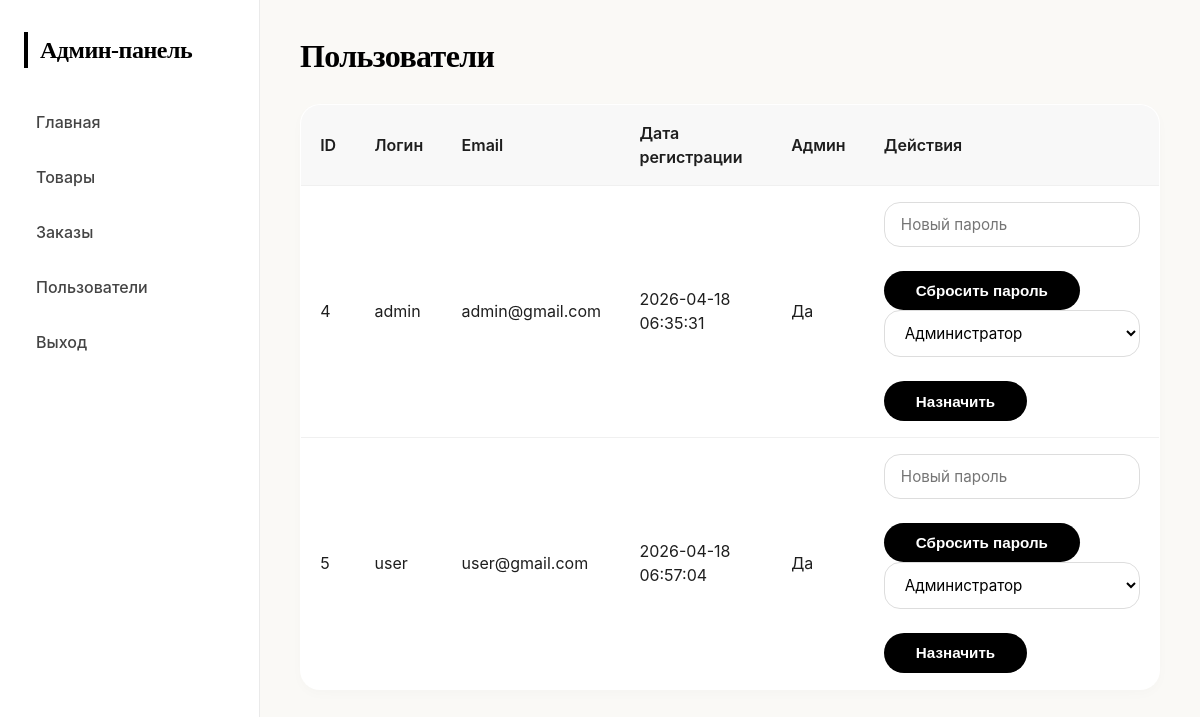
/admin/users.php (signed in), run on the app's committed database.
### tables this page shows
CREATE TABLE `users` (
  `id` int(11) NOT NULL,
  `username` varchar(100) NOT NULL,
  `email` varchar(255) NOT NULL,
  `password` varchar(255) NOT NULL,
  `created_at` timestamp NOT NULL DEFAULT current_timestamp(),
  `is_admin` tinyint(1) NOT NULL DEFAULT 0,
  `phone` varchar(20) DEFAULT NULL,
  `address` text DEFAULT NULL
);

### admin/users.php (the view, shortened to what this page needs)
<?php require_once 'auth_check.php'; ?>
<!DOCTYPE html>
<html>
<head><title>Пользователи</title><link rel="stylesheet" href="css/admin.css"></head>
<body>
<div class="admin-container">
    <div class="sidebar">
        <h2>Админ-панель</h2>
        <ul>
            <li><a href="index.php">Главная</a></li>
            <li><a href="products.php">Товары</a></li>
            <li><a href="orders.php">Заказы</a></li>
            <li><a href="users.php">Пользователи</a></li>
            <li><a href="logout.php">Выход</a></li>
        </ul>
    </div>
    <div class="content">
        <h1>Пользователи</h1>
        <table class="data-table">
            <thead><tr><th>ID</th><th>Логин</th><th>Email</th><th>Дата регистрации</th><th>Админ</th><th>Действия</th></tr></thead>
            <tbody>
            <?php
            $stmt = $pdo->query("SELECT * FROM users ORDER BY id");
            while ($user = $stmt->fetch()):
            ?>
            <tr>
                <td><?= $user['id'] ?></td>
                <td><?= htmlspecialchars($user['username']) ?></td>
                <td><?= htmlspecialchars($user['email']) ?></td>
                <td><?= $user['created_at'] ?></td>
                <td><?= $user['is_admin'] ? 'Да' : 'Нет' ?></td>
                <td>
                    <form method="post" action="user_update.php" style="display:inline">
                        <input type="password" name="new_password" placeholder="Новый пароль">
                        <button type="submit">Сбросить пароль</button>
                    </form>
                    <form method="post" action="user_update.php" style="display:inline">
                        <select name="is_admin">
                            <option value="1" <?= $user['is_admin'] ? 'selected' : '' ?>>Администратор</option>
                        </select>
                        <button type="submit">Назначить</button>
                    </form>
                </td>
            </tr>
            <?php endwhile; ?>
            </tbody>
        </table>
    </div>
</div>
</body>
</html>

### admin/css/admin.css (style rules this page uses)
* { margin: 0; padding: 0; box-sizing: border-box; }
body { font-family: 'Inter', system-ui, -apple-system, 'Segoe UI', sans-serif; background-color: #faf9f6; color: #1e1e1e; line-height: 1.5; }
h1, h2, h3, .sidebar h2, .content h1 { font-family: 'Playfair Display', serif; font-weight: 600; letter-spacing: -0.02em; }
.admin-container { display: flex; min-height: 100vh; }
.sidebar { width: 260px; background-color: #ffffff; border-right: 1px solid #eaeaea; padding: 2rem 1.5rem; box-shadow: 2px 0 12px rgba(0, 0, 0, 0.02); }
.sidebar h2 { font-size: 1.5rem; margin-bottom: 2rem; color: #000; border-left: 4px solid #000; padding-left: 0.75rem; }
.sidebar ul { list-style: none; margin-top: 1rem; }
.sidebar ul li { margin-bottom: 0.75rem; }
.sidebar ul li a { display: block; padding: 0.6rem 0.75rem; color: #444; text-decoration: none; border-radius: 12px; transition: all 0.2s ease; font-weight: 500; }
.content { flex: 1; padding: 2rem 2.5rem; background-color: #faf9f6; }
.content h1 { font-size: 2rem; margin-bottom: 1.5rem; color: #000; }
.data-table { width: 100%; border-collapse: collapse; background: #ffffff; border-radius: 20px; overflow: hidden; box-shadow: 0 4px 12px rgba(0, 0, 0, 0.02); border: 1px solid #f0f0f0; margin: 1.5rem 0; }
.data-table th, .data-table td { padding: 1rem 1.2rem; text-align: left; border-bottom: 1px solid #f0f0f0; }
.data-table th { background-color: #f8f8f8; font-weight: 600; color: #1e1e1e; font-family: 'Inter', sans-serif; }
form input[type="text"], form input[type="number"], form input[type="password"], form input[type="email"], form textarea, form select { width: 100%; max-width: 500px; padding: 0.75rem 1rem; border: 1px solid #ddd; border-radius: 16px; font-size: 0.95rem; font-family: 'Inter', sans-serif; transition: border-color 0.2s, box-shadow 0.2s; background-color: #fff; }
form button { margin-top: 1.5rem; background-color: #000; color: #fff; border: none; padding: 0.7rem 2rem; border-radius: 40px; font-weight: 600; cursor: pointer; font-size: 0.95rem; transition: background 0.2s; }

### data on the page
users: id "4", username "admin", email "admin@gmail.com", created_at "2026-04-18 06:35:31", shows "Да", is_admin "Администратор"
users: id "5", username "user", email "user@gmail.com", created_at "2026-04-18 06:57:04", shows "Да", is_admin "Администратор"
